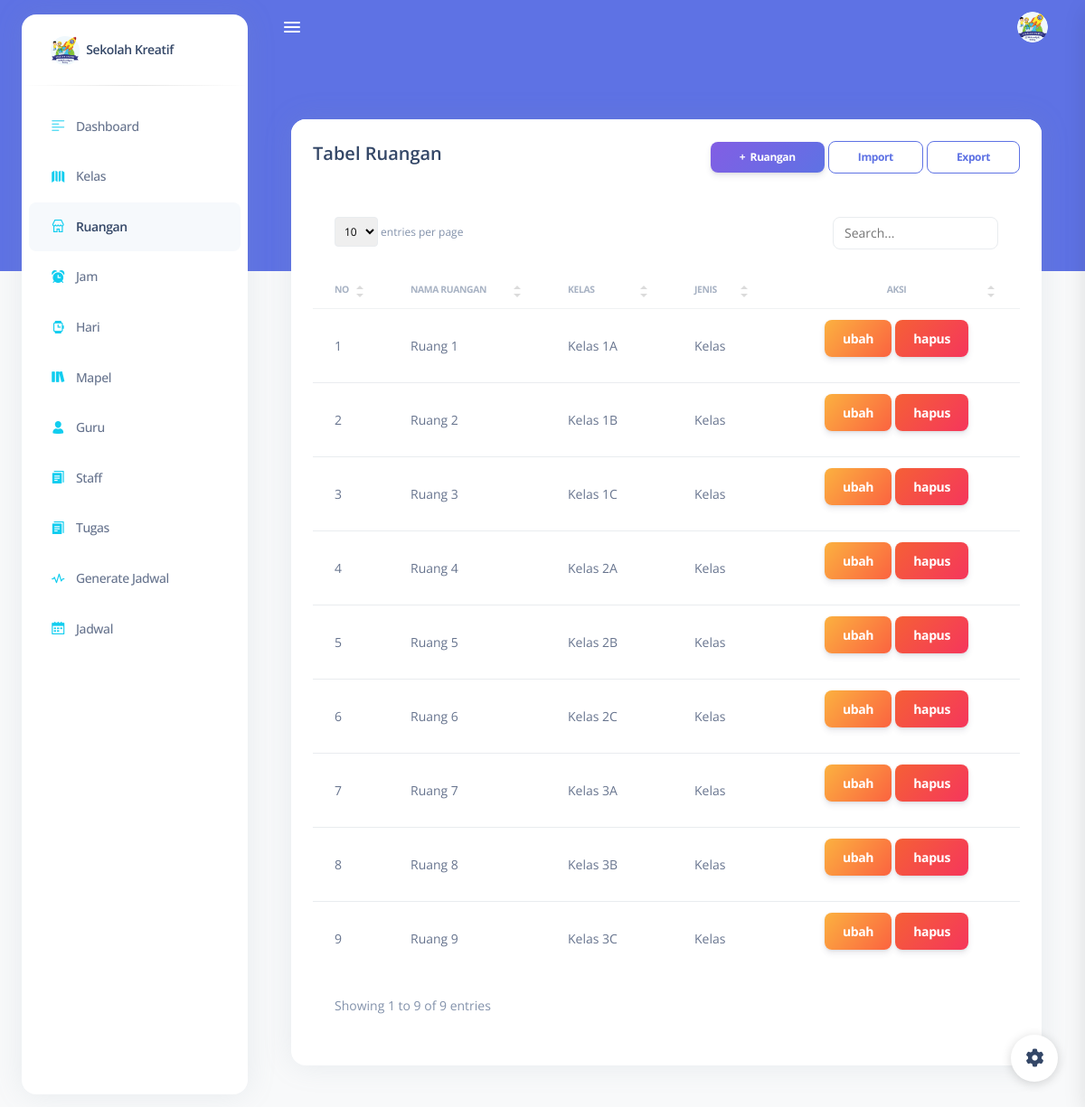
/ruangan/ (signed in), run on the app's committed database.
### core/models.py (models this page shows, shortened)
class Ruangan(models.Model):
  nama_ruangan = models.CharField(max_length=50)
  kelas = models.ForeignKey(Kelas, on_delete=models.SET_NULL, null=True)
  jenis = models.CharField(max_length=50, null=True)

class Kelas(models.Model):
  nama_kelas = models.CharField(max_length=50)
  def __str__(self):
    return self.nama_kelas

### core/decorators.py (the view)
        def wrapper_func(request, *args, **kwargs):
            group = None
            if request.user.groups.exists():
                group = request.user.groups.all()[0].name
            if group in allowed_roles:
                return view_func(request, *args, **kwargs)
            else:
                return render(request,'noacsess.html')

### core/templatetags/auth_extras.py (called while the page is built)
@register.filter(name='has_group')
def has_group(user, group_name):
    try:
        group = Group.objects.get(name=group_name)
    except Group.DoesNotExist:
        return False
    return True if group in user.groups.all() else False

### core/views.py (called while the page is built)
@login_required(login_url='login')
@allowed_users(allowed_roles=['Admin','Staff'])
def form_Ruangan(request):
  context = {'ruang_form': Ruangan.objects.all()}
  return render(request, 'back/ruangan/form.html', context)

### templates/back/ruangan/form.html (shortened to what this page needs)
{% extends 'base.html' %}
{% load crispy_forms_tags %}
{% load static %}
{% block content %}
<link id="pagestyle" href="{% static 'assets/css/tess.css' %}" rel="stylesheet" />
<main class="main-content position-relative border-radius-lg ">
  <div class="container-fluid py-4">
    <div class="row justify-content-center mt-4">
      <div class="col-12">
        <div class="card">
          <div class="card-header pb-0">
            <div class="d-lg-flex">
              <h5 class="mb-0">Tabel Ruangan</h5>
              <div class="ms-auto my-auto mt-lg-0 mt-4">
                <div class="ms-auto my-auto">
                  <a href="{% url 'create_ruangan' %}" class="btn bg-gradient-primary btn-sm mb-0">+&nbsp; Ruangan</a>
                  <a href="{% url 'importruangan' %}" class="btn btn-outline-primary btn-sm mb-0"> Import</a>
                  <a href="{% url 'exportruangan' %}" class="btn btn-outline-primary btn-sm mb-0" target="_blank">Export</a>
                </div>
              </div>
            </div>
          </div>
          <div class="card-body">
            <div class="table-responsive">
              <table class="table table-flush" id="datatable-search">
                <thead class="thead-light">
                  <tr>
                    <th>No</th>
                    <th>Nama Ruangan</th>
                    <th>Kelas</th>
                    <th>Jenis</th>
                    <th class="text-center">Aksi</th>
                  </tr>
                </thead>
                <tbody>
                  {% for rg in ruang_form %}
                  <tr>
                    <td class="text-sm font-weight-small">{{rg.id}}</td>
                    <td class="text-sm font-weight-small">{{rg.nama_ruangan}}</td>
                    <td class="text-sm font-weight-small">{{rg.kelas}}</td>
                    <td class="text-sm font-weight-small">{{rg.jenis}}</td>
                    <td class="text-center">
                      <a href="{% url 'update_ruangan' rg.id %}" class="btn bg-gradient-warning"
                        data-bs-toggle="tooltip" data-bs-original-title="Edit">
                        ubah
                      </a>
                      <button type="button" data-bs-toggle="modal" class="btn bg-gradient-danger"
                        data-bs-target="#Delete{{rg.id}}">
                        hapus
                      </button>
                    </td>
                  </tr>
                  {% endfor%}
                </tbody>
              </table>
            </div>
          </div>
        </div>
      </div>
    </div>
  </div>
</main>
{% endblock content %}

### data on the page
Ruangan: id "1", nama_ruangan "Ruang 1", kelas "Kelas 1A", jenis "Kelas"
Ruangan: id "2", nama_ruangan "Ruang 2", kelas "Kelas 1B", jenis "Kelas"
Ruangan: id "3", nama_ruangan "Ruang 3", kelas "Kelas 1C", jenis "Kelas"
Ruangan: id "4", nama_ruangan "Ruang 4", kelas "Kelas 2A", jenis "Kelas"
Ruangan: id "5", nama_ruangan "Ruang 5", kelas "Kelas 2B", jenis "Kelas"
Ruangan: id "6", nama_ruangan "Ruang 6", kelas "Kelas 2C", jenis "Kelas"
Ruangan: id "7", nama_ruangan "Ruang 7", kelas "Kelas 3A", jenis "Kelas"
Ruangan: id "8", nama_ruangan "Ruang 8", kelas "Kelas 3B", jenis "Kelas"
Ruangan: id "9", nama_ruangan "Ruang 9", kelas "Kelas 3C", jenis "Kelas"
